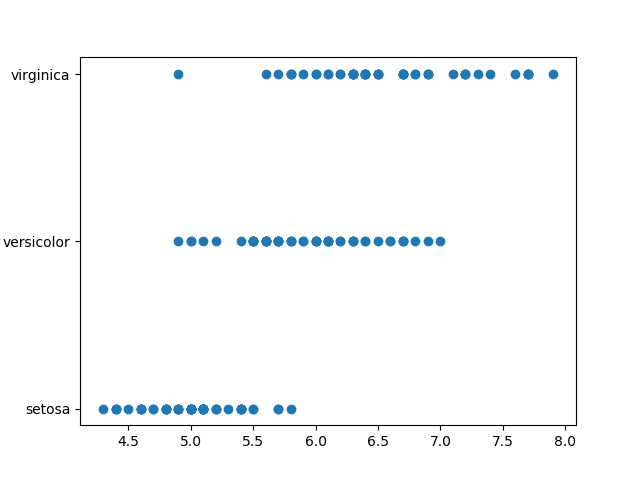

Write the Python code that produced this figure.
import pandas as pd
import matplotlib.pyplot as plt

dataframe = pd.read_csv('https://raw.githubusercontent.com/uiuc-cse/data-fa14/gh-pages/data/iris.csv')
x = dataframe.sepal_length
y = dataframe.species

plt.scatter(x, y)

plt.show()
